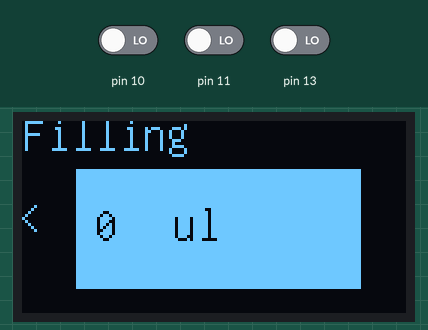
Simulated run of this sketch. Board: Arduino Uno, built with avr-gcc and run on an emulated ATmega328P. Parts: 128×64 one-colour display. Inputs (shaded band) come from the test bench; at power-on: pin 11 LOW, pin 10 LOW, pin 13 LOW.

Above: at 1.2 s.
1.3 s: pin 11 driven HIGH
At 2.7 s:
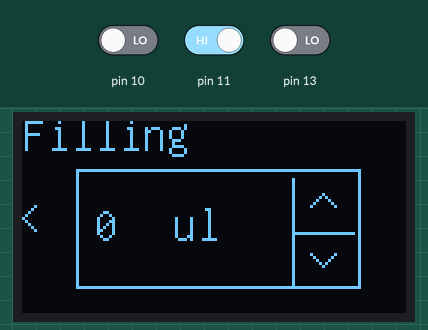
3.0 s: pin 10 driven HIGH
At 3.6 s:
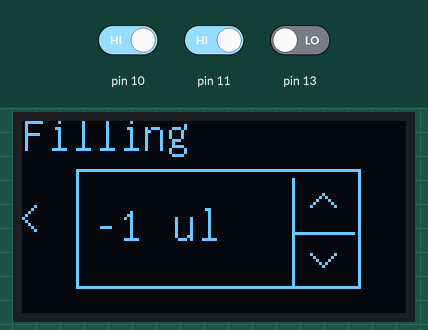
4.6 s: pin 11 driven LOW
At 5.9 s:
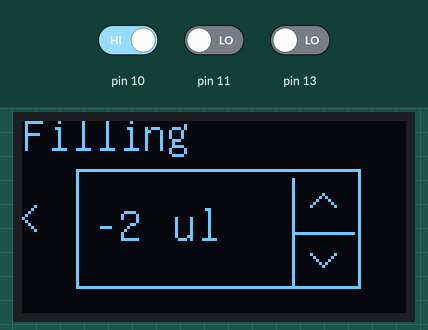
6.2 s: pin 11 driven HIGH
Timing chart, 0 to 8.8 s (numbered marks = the images above; inputs shaded):
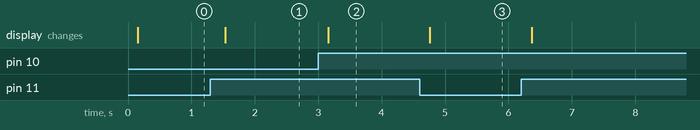

Measured:
- after the input at 1.3 s, the display: changes after 0.23 s (image 1)
- after the input at 3.0 s, the display: changes after 0.16 s (image 2)
- after the input at 4.6 s, the display: changes after 0.16 s (image 3)

The sketch:

Filling_volumeliter_box.ino
```cpp
#include "U8glib.h"


//**************************************************
U8GLIB_SSD1306_128X64 u8g(5, 6, 3, 8, 7);
//**************************************************

char buff[50];
int value=0;
int curent_page =0;
void pciSetup(byte pin)
{
  *digitalPinToPCMSK(pin) |= bit (digitalPinToPCMSKbit(pin));  // enable pin
  PCIFR  |= bit (digitalPinToPCICRbit(pin)); // clear any outstanding interrupt
  PCICR  |= bit (digitalPinToPCICRbit(pin)); // enable interrupt for the group
}

ISR (PCINT0_vect){
  // handle pin change interrupt for D
  //button increase
  if (digitalRead(13)){
    value = value + 1;
  }
  // buttton decrease
  if(digitalRead(10)){
    value = value - 1;
  }
  //button ok
  if(digitalRead(11)){
   curent_page=1;
  }
}

void change_filling_display(){
  u8g.firstPage();
  do{
  u8g.drawStr( 0, 10 , "Filling");
  u8g.setColorIndex(1);
  //left arrow
  u8g.drawLine(0, 32, 4,28);
  u8g.drawLine(0, 32, 4,36);
  //draw box
  u8g.drawFrame(18,16,95,40);
  //u8g.drawBox(18,16,95,40);
  //text
  u8g.setColorIndex(1);
  u8g.drawStr(42,40," ul" );
  sprintf(buff,"%d",value);
  u8g.drawStr(24,40,buff);
  //vertical Line in box
  u8g.drawLine(90,19,90,55);
  //horizontal line in box
  u8g.drawLine(90,37,110,37);
  //up arrow in box
  u8g.drawLine(96,28, 100, 24);
  u8g.drawLine(100, 24, 104, 28);
  //down arrow in box
  u8g.drawLine(96, 44, 100, 48);
  u8g.drawLine(100, 48, 104, 44);
  }while(u8g.nextPage());
}

void main_filling_display(){
  u8g.firstPage();
  do{
  //text
  u8g.setColorIndex(1);
  u8g.drawStr( 0, 10 , "Filling");
  //left arrow
  u8g.drawLine(0, 32, 4,28);
  u8g.drawLine(0, 32, 4,36);
  //draw box
  //u8g.drawFrame(18,16,95,40);
  u8g.drawBox(18,16,95,40);
  //text
  u8g.setColorIndex(0);
  u8g.drawStr(42,40," ul" );
  sprintf(buff,"%d",value);
  u8g.drawStr(24,40,buff);
  //vertical Line in box
  u8g.drawLine(90,19,90,55);
  //horizontal line in box
  u8g.drawLine(90,37,110,37);
  //up arrow in box
  u8g.drawLine(96,28, 100, 24);
  u8g.drawLine(100, 24, 104, 28);
  //down arrow in box
  u8g.drawLine(96, 44, 100, 48);
  u8g.drawLine(100, 48, 104, 44);
    }while(u8g.nextPage());
}

void setup() {
  u8g.setFont(u8g_font_unifont);
 // u8g.setColorIndex(1);         // Instructs the display to draw with a pixel on.
  pciSetup(10);
  pciSetup(13);
  pciSetup(11);
 }


void loop() {
  if(curent_page==0){
  main_filling_display();
  }else{
  change_filling_display();
}

}
```
